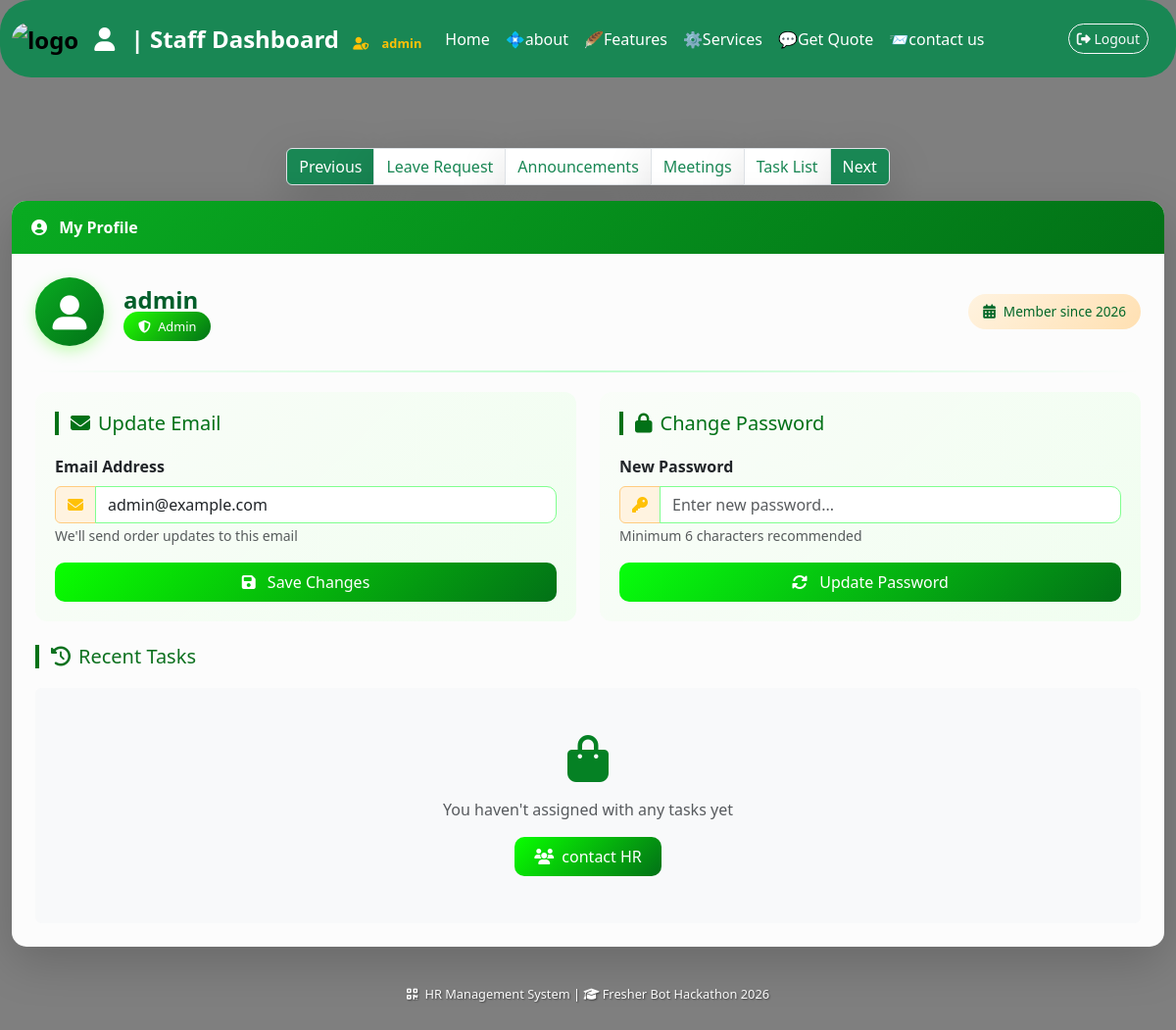
/user (signed in), run on the app's committed database.
### tables this page shows
CREATE TABLE users (
            id INTEGER PRIMARY KEY AUTOINCREMENT,
            username TEXT UNIQUE NOT NULL,
            password TEXT NOT NULL,
            email TEXT NOT NULL,
            role TEXT NOT NULL DEFAULT 'User'
        );

### app.py (the view)
@app.route('/user')
def user_dashboard():
    if 'user_id' not in session:
        return redirect(url_for('login'))
    conn = get_db_connection()
    user = conn.execute('SELECT * FROM users WHERE id = ?', (session['user_id'],)).fetchone()
    conn.close()
    return render_template('user_dashboard.html', user=user)

### app.py (called while the page is built)
def get_db_connection():
    conn = sqlite3.connect(DB_FILE)
    conn.row_factory = sqlite3.Row
    return conn

### templates/user_dashboard.html (shortened to what this page needs)
<!DOCTYPE html>
<html lang="en">
<head>
    <link href="https://cdn.jsdelivr.net/npm/bootstrap@5.3.0/dist/css/bootstrap.min.css" rel="stylesheet">
    <link rel="stylesheet" href="https://cdnjs.cloudflare.com/ajax/libs/font-awesome/6.4.0/css/all.min.css">
</head>
<body>
    <nav class="container-fluid navbar navbar-expand-lg bg-success rounded-5">
    <div class="container-fluid">
        <a class="navbar-brand" href="#">
            <img src="https://encrypted-tbn0.gstatic.com/images?q=tbn:ANd9GcRuy47Tk7Z6Fo871z5j-RzQmUV7SA_2vk8Ov1JwFVNrbn8DT-KdnN4Ph4Sh&s=10" class="rounded-5" height="40" alt="logo">
        </a>
        <span class="navbar-brand text-white">
                    <i class="fas fa-user"></i>
                    | Staff Dashboard
                    <small class="text-warning ms-2" style="font-size: 0.8rem;">
                        <i class="fas fa-user-shield"></i> {{ session['username'] }}
                    </small>
                </span>
        <div class="collapse navbar-collapse" id="navbarTogglerDemo03">
        <ul class="navbar-nav me-auto mb-2 mb-lg-0">
            <li class="nav-item">
            <a class="nav-link active text-white" aria-current="page" href="#">Home</a>
            </li>
            <li class="nav-item">
            <a class="nav-link text-white" href="#">💠about</a>
            </li>
            <li class="nav-item">
            <a class="nav-link disabled text-white" aria-disabled="true">🪶Features</a>
            </li>
            <li class="nav-item">
            <a class="nav-link disabled text-white" aria-disabled="true">⚙️Services</a>
            </li>
            <li class="nav-item">
            <a class="nav-link disabled text-white" aria-disabled="true">💬Get Quote</a>
            </li>
            <li class="nav-item">
            <a class="nav-link text-white" href="/contact">📨contact us</a>
            </li>
        </ul>
        <a href="/logout" class="btn btn-outline-light btn-sm m-3">
            <i class="fas fa-sign-out-alt"></i> Logout
        </a>
        </div>
    </div>
    </nav>
    <div class="container my-4" style="max-width: 1200px;">
         <nav aria-label="Page navigation">
      <ul class="pagination justify-content-center pt-5 text-success">
        <li class="page-item disabled">
          <a class="page-link bg-success shadow-lg text-white">Previous</a>
        </li>
        <li class="page-item"><a class="page-link shadow-lg text-success" href="#">Leave Request</a></li>
        <li class="page-item"><a class="page-link  shadow-lg text-success" href="#">Announcements</a></li>
        <li class="page-item"><a class="page-link  shadow-lg text-success" href="#">Meetings</a></li>
        <li class="page-item"><a class="page-link shadow-lg text-success" href="#">Task List</a></li>
        <li class="page-item">
          <a class="page-link text-white shadow-lg bg-success" href="#">Next</a>
        </li>
      </ul>
    </nav>
        <div class="card shadow-lg">
            <div class="card-header-custom">
                <i class="fas fa-user-circle me-2"></i> My Profile
            </div>
            <div class="card-body p-4">
                <div class="profile-header">
                    <div class="profile-avatar">
                        <i class="fas fa-user-alt"></i>
                    </div>
                    <div class="profile-info">
                        <h2 class="profile-name">{{ user['username'] }}</h2>
                        <span class="badge-role text-white">
                            <i class="fas fa-shield-alt me-1"></i> {{ user['role'] }}
                        </span>
                    </div>
                    <div class="member-since">
                        <i class="fas fa-calendar-alt"></i>
                        <span>Member since {{ user['member_since'] if user['member_since'] else '2026' }}</span>
                    </div>
                </div>
                <hr>
                <div class="row g-4 mb-4">
                    <div class="col-md-6">
                        <div class="form-card">
                            <h5>
                                <i class="fas fa-envelope me-2"></i>Update Email
                            </h5>
                            <form action="/user/update" method="POST">
                                <div class="mb-3">
                                    <label class="form-label fw-semibold">Email Address</label>
                                    <div class="input-group">
                                        <span class="input-group-text" style="background: #fff3e0; border-color: #ffcc80;">
                                            <i class="fas fa-envelope text-warning"></i>
                                        </span>
                                        <input type="email" name="email" value="{{ user['email'] }}" class="form-control" required>
                                    </div>
                                    <small class="text-muted">We'll send order updates to this email</small>
                                </div>
                                <button type="submit" class="btn btn-primary w-100">
                                    <i class="fas fa-save me-2"></i> Save Changes
                                </button>
                            </form>
                        </div>
                    </div>
                    <div class="col-md-6">
                        <div class="form-card">
                            <h5>
                                <i class="fas fa-lock me-2"></i>Change Password
                            </h5>
                            <form action="/user/reset-password" method="POST">
                                <div class="mb-3">
                                    <label class="form-label fw-semibold">New Password</label>
                                    <div class="input-group">
                                        <span class="input-group-text" style="background: #fff3e0; border-color: #ffcc80;">
                                            <i class="fas fa-key text-warning"></i>
                                        </span>
                                        <input type="password" name="password" class="form-control" placeholder="Enter new password..." required>
                                    </div>
                                    <small class="text-muted">Minimum 6 characters recommended</small>
                                </div>
                                <button type="submit" class="btn btn-warning w-100">
                                    <i class="fas fa-sync-alt me-2"></i> Update Password
                                </button>
                            </form>
                        </div>
                    </div>
                </div>
                <div class="mt-3">
                    <h5 style="color: #0d711f; border-left: 4px solid #027117; padding-left: 12px; margin-bottom: 20px;">
                        <i class="fas fa-history me-2"></i>Recent Tasks
                    </h5>
                    {% if orders and orders|length > 0 %}
                        {% for order in orders %}
                        <div class="order-card">
                            <div class="row align-items-center">
                                <div class="col-md-3">
                                    <small class="text-muted">Order #{{ order['id'] }}</small>
                                    <div><small>{{ order['created_at'] }}</small></div>
                                </div>
                                <div class="col-md-3">
                                    <span class="order-status status-{{ order['status'] }}">
                                        <i class="fas {% if order['status'] == 'placed' %}fa-clock{% elif order['status'] == 'cooking' %}fa-fire{% elif order['status'] == 'ready' %}fa-check-circle{% else %}fa-check-double{% endif %} me-1"></i>
                                        {{ order['status']|capitalize }}
                                    </span>
                                </div>
                                <div class="col-md-3">
                                    <span class="order-total">₹{{ order['total'] }}</span>
                                </div>
                                <div class="col-md-3 text-md-end">
                                    <button class="btn btn-sm btn-outline-primary" onclick="viewOrder('{{ order.id}}')">
                                        <i class="fas fa-eye"></i> View Details
                                    </button>
                                </div>
                            </div>
                        </div>
                        {% endfor %}
                    {% else %}
                        <div class="text-center text-muted py-5 bg-light rounded" style="border-radius: 12px;">
                            <i class="fas fa-shopping-bag fa-3x mb-3" style="color: #058124;"></i>
                            <p class="mb-3">You haven't assigned with any tasks yet</p>
                            <a href="/contact" class="btn btn-primary">
                                <i class="fas fa-users me-1"></i> contact HR
                            </a>
                        </div>
                    {% endif %}
                </div>
            </div>
        </div>
        <div class="footer-text mt-4">
            <i class="fas fa-qrcode me-1"></i> HR Management System |
            <i class="fas fa-graduation-cap"></i> Fresher Bot Hackathon 2026
        </div>
    </div>
</body>
</html>

### templates/user_dashboard.html (style rules this page uses)
body { background: linear-gradient(rgba(0, 0, 0, 0.5), rgba(0, 0, 0, 0.5)), url('https://images.pexels.com/photos/6267/menu-restaurant-vintage-table.jpg?auto=compress&cs=tinysrgb&w=1260&h=750&dpr=2'); background-size: cover; background-position: center; background-attachment: fixed; font-family: 'Segoe UI', Tahoma, Geneva, Verdana, sans-serif; }
.navbar-brand { font-weight: bold; font-size: 1.5rem; }
.navbar-brand i { margin-right: 10px; }
.card { border-radius: 15px; border: none; box-shadow: 0 10px 30px rgba(0, 0, 0, 0.2); background: rgba(255, 255, 255, 0.98); transition: transform 0.2s; }
.card-header-custom { background: linear-gradient(135deg, #09ab21 0%, #027117 100%); color: white; padding: 15px 20px; border-radius: 15px 15px 0 0; font-weight: bold; }
.profile-avatar { width: 70px; height: 70px; background: linear-gradient(135deg, #09ab21 0%, #027117 100%); border-radius: 50%; display: flex; align-items: center; justify-content: center; box-shadow: 0 5px 15px rgba(55, 255, 0, 0.3); }
.profile-avatar i { font-size: 35px; color: white; }
.badge-role { background: linear-gradient(135deg, #22ff00 0%, #027117 100%); padding: 6px 15px; font-size: 0.8rem; border-radius: 20px; }
.form-control, .form-select { border-radius: 10px; border: 1px solid #80ff8f; transition: all 0.2s; }
.form-card { background: linear-gradient(135deg, #f7fff571 0%, #e7ffe68f 100%); border-radius: 12px; padding: 20px; height: 100%; transition: all 0.2s; }
.form-card h5 { color: #027117; border-left: 4px solid #027117; padding-left: 12px; margin-bottom: 20px; }
.btn-primary { background: linear-gradient(135deg, #09ff00 0%, #027117 100%); border: none; border-radius: 10px; padding: 8px 20px; font-weight: 500; transition: all 0.2s; }
.btn-warning { background: linear-gradient(135deg, #07ff0b 0%, #027117 100%); border: none; border-radius: 10px; padding: 8px 20px; font-weight: 500; color: #fff; }
.btn-outline-light { border-radius: 20px; }
hr { background: linear-gradient(90deg, transparent, #00ff40, transparent); height: 2px; border: none; margin: 20px 0; }
.profile-header { display: flex; align-items: center; gap: 20px; margin-bottom: 25px; flex-wrap: wrap; }
.profile-info { flex: 1; }
.profile-name { font-size: 1.5rem; font-weight: bold; color: #025e2a; margin: 0; }
.member-since { background: linear-gradient(135deg, #fff3e0 0%, #ffe0b2 100%); padding: 8px 15px; border-radius: 20px; display: inline-flex; align-items: center; gap: 8px; font-size: 0.85rem; color: #016728; font-weight: 500; }
.member-since i { font-size: 0.9rem; }
.footer-text { text-align: center; padding: 15px; color: #fff; font-size: 0.8rem; font-weight: 500; text-shadow: 1px 1px 2px rgba(0,0,0,0.5); }

### data on the page
users: username "admin", role "Admin", email "admin@example.com"

### other printed values
{{ session['username'] }} "admin"
{{ user['member_since'] if user['member_since'] else '2026' }} "2026"
